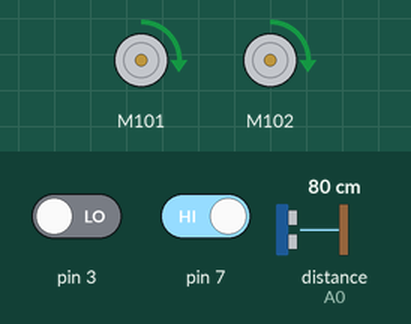
The sketch below on a simulated Arduino Uno, built with avr-gcc and run on an emulated ATmega328P. Shown: 2 × DC motor (green arrow = forward, orange = backward, longer = faster). Inputs (shaded band) come from the test bench; at power-on: distance to the obstacle (sensor on A0) 80 cm, pin 3 LOW, pin 7 HIGH.

Above: at 1.3 s.
1.4 s: distance to the obstacle (sensor on A0) set to 6 cm
2.9 s: distance to the obstacle (sensor on A0) set to 3 cm
At 3.5 s:
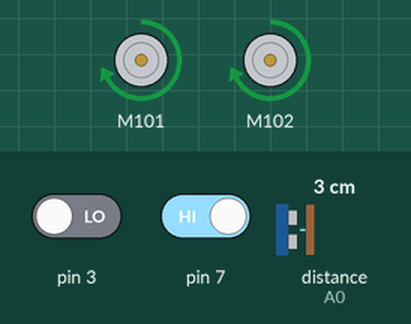
4.6 s: distance to the obstacle (sensor on A0) set to 9 cm
At 5.9 s:
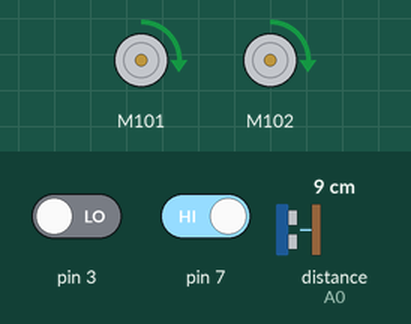
6.2 s: distance to the obstacle (sensor on A0) set to 2 cm
At 7.5 s:
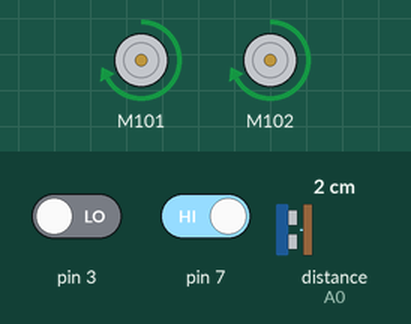
7.8 s: pin 3 driven HIGH and pin 7 driven LOW
At 15.0 s:
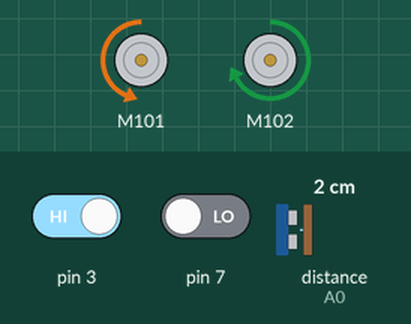
Timing chart, 0 to 19.2 s (numbered marks = the images above; inputs shaded):
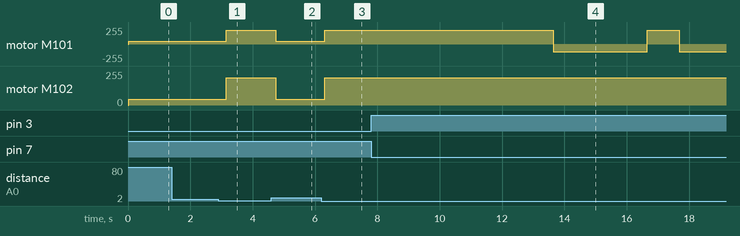

Measured:
- the behaviour switches between 5 and 4 cm on distance to the obstacle (sensor on A0) (found by bisection; images 0 and 1)
- after the input at 1.4 s, every drawn part: stays the same
- after the input at 2.9 s, motor M101, motor M102: forward 43/255 → forward 204/255 after 0.25 s
- after the input at 4.6 s, motor M101, motor M102: forward 204/255 → forward 43/255 after 0.15 s
- after the input at 6.2 s, motor M101, motor M102: forward 43/255 → forward 204/255 after 0.12 s
- after the input at 7.8 s, motor M101: forward 204/255 → backward 114/255 after 5.8 s, → forward 204/255 3.0 s later, → backward 114/255 1.0 s later

The sketch:

distance_et_vitesse.ino
```cpp
//Bibliotheque pour piloter les moteurs I2C
#include "Grove_I2C_Motor_Driver.h"
// adresse materiel par defaut de la commande
#define I2C_Adress 0x0f
#include <Wire.h>
#include <LiquidCrystal_I2C.h>

// Set the LCD address to 0x27 for a 16 chars and 2 line display
LiquidCrystal_I2C lcd(0x27, 16, 2);

///////////////////***** start of Sharp IR
#include <SharpIR.h>

#define IR A0 // define Sharp IR signal pin
#define model 430 // the model of the IR module
/*
 * GP2Y0A02YK0F --> "20150"
 GP2Y0A21YK --> "1080"
 GP2Y0A710K0F --> "100500"
  GP2YA41SK0F --> "430"
 */

SharpIR SharpIR(IR, model);
/////////////////////**** end of Sharp IR

/*-------définir les constantes------*/
   int RS;
   int LS;
   int cont=0;
   int temps;
   int temps_clone;
   int temps_final;
   int Distance;
   int vitesse;

void setup() {
        // put your setup code here, to run once:
        Motor.begin(I2C_Adress);
        pinMode(RS, INPUT);
        pinMode(LS, INPUT);
        Serial.begin(9600);
    }

void loop() {
        // broche
        RS = digitalRead(7);
        LS = digitalRead(3);
        //nombre de tour
        tour1(cont);tour2(cont);tour3(cont);tour4(cont);
   }

void tour1(int val){
        Motor.speed(MOTOR1,80 );
        Motor.speed(MOTOR2,80);
          //condition de depart
          while(cont < 4){
            Motor.speed(MOTOR1,80 );
            Motor.speed(MOTOR2,80);
                //start of loop Robojax code for LCD with I2C
            lcd.clear();
            lcd.print("ACAR IR Test");
            lcd.setCursor (0,1); // go to start of 2nd line
            int dis=SharpIR.distance();// gets the distance in cm
            String distance = String(dis);
            distance ="Distance: "+distance+"cm";
            lcd.print(distance);
                //lcd.print(millis() / 1000);

            if(dis >= 5){
                Motor.speed(MOTOR1, 17);
                Motor.speed(MOTOR2,17);

                if(temps!=0 && temps_clone==0){
                    temps_final=temps;
                    Serial.print("Distance: ");
                    Distance = (temps_final*vitesse)/10;      // formule permettant d'obtenir la distance en cm
                    //Serial.print(temps_final);
                    Serial.print(Distance);      // affichage de la distance
                    Serial.println(" cm");
                }

            }else{
               Motor.speed(MOTOR1, 80);
               Motor.speed(MOTOR2,80);
                  }
  delay(500);

          cont =cont +1;
        }
       if(cont==4){
           if(RS == LOW && LS == HIGH){
        Motor.speed(MOTOR1,-45 );
        Motor.speed(MOTOR2,80);
         delay(3000);
        Motor.speed(MOTOR1,80 );
        Motor.speed(MOTOR2,80);

          }
        }
        cont=0;
}

  void tour2(int val){
        Motor.speed(MOTOR1,80 );
        Motor.speed(MOTOR2,80);

         while(cont < 2){
            Motor.speed(MOTOR1,80 );
            Motor.speed(MOTOR2,80);
            //start of loop Robojax code for LCD with I2C
            lcd.clear();
            lcd.print("ACAR IR Test");
            lcd.setCursor (0,1); // go to start of 2nd line
            int dis=SharpIR.distance();// gets the distance in cm
            String distance = String(dis);
            distance ="Distance: "+distance+"cm";
            lcd.print(distance);
            //lcd.print(millis() / 1000);

            if(dis >= 5){
                Motor.speed(MOTOR1, 17);
                Motor.speed(MOTOR2,17);

                if(temps!=0 && temps_clone==0){
                    temps_final=temps;
                    Serial.print("Distance: ");
                    Distance = (temps_final*vitesse)/10;      // formule permettant d'obtenir la distance en cm
                    //Serial.print(temps_final);
                    Serial.print(Distance);      // affichage de la distance
                    Serial.println(" cm");
                }

              }else{
                  Motor.speed(MOTOR1, 80);
                  Motor.speed(MOTOR2,80);
              }
              delay(500);
              cont =cont +1;
        }
    if(cont==2){
        if(RS == LOW && LS == HIGH){
            Motor.speed(MOTOR1,-45 );
            Motor.speed(MOTOR2,80);
            delay(3000);
            Motor.speed(MOTOR1,80 );
            Motor.speed(MOTOR2,80);

        }
             }
    cont=0;
}

  void tour3(int val){

      Motor.speed(MOTOR1,80 );
      Motor.speed(MOTOR2,80);
         while(cont < 1){
            Motor.speed(MOTOR1,80 );
            Motor.speed(MOTOR2,80);
            //start of loop Robojax code for LCD with I2C
            lcd.clear();
            lcd.print("ACAR IR Test");
            lcd.setCursor (0,1); // go to start of 2nd line
            int dis=SharpIR.distance();// gets the distance in cm
            String distance = String(dis);
            distance ="Distance: "+distance+"cm";
            lcd.print(distance);
            //lcd.print(millis() / 1000);

            if(dis >= 5){
                Motor.speed(MOTOR1, 17);
                Motor.speed(MOTOR2,17);

                if(temps!=0 && temps_clone==0){
                    temps_final=temps;
                    Serial.print("Distance: ");
                    Distance = (temps_final*vitesse)/10;      // formule permettant d'obtenir la distance en cm
                    //Serial.print(temps_final);
                    Serial.print(Distance);      // affichage de la distance
                    Serial.println(" cm");
                 }

            }else{
                Motor.speed(MOTOR1, 80);
                Motor.speed(MOTOR2,80);
                }
      delay(500);
      cont =cont +1;
        }
            if(cont==1){

                if(RS ==LOW && LS == HIGH){
                    Motor.speed(MOTOR1,-45 );
                    Motor.speed(MOTOR2,80);
                    delay(3000);
                    Motor.speed(MOTOR1,80 );
                    Motor.speed(MOTOR2,80);

                }
            }
          cont=0;

  }

  void tour4(int val){

      Motor.speed(MOTOR1,80 );
      Motor.speed(MOTOR2,80);

          while(cont <=3){
              Motor.speed(MOTOR1,80 );
              Motor.speed(MOTOR2,80);
              //start of loop Robojax code for LCD with I2C
              lcd.clear();
              lcd.print("ACAR IR Test");
              lcd.setCursor (0,1); // go to start of 2nd line
              int dis=SharpIR.distance();// gets the distance in cm
              String distance = String(dis);
              distance ="Distance: "+distance+"cm";
              lcd.print(distance);
              //lcd.print(millis() / 1000);

              if(dis >= 5){
                  Motor.speed(MOTOR1, 17);
                  Motor.speed(MOTOR2,17);

                  if(temps!=0 && temps_clone==0){
                      temps_final=temps;
                      Serial.print("Distance: ");
                      Distance = (temps_final*vitesse)/10;      // formule permettant d'obtenir la distance en cm
                      //Serial.print(temps_final);
                      Serial.print(Distance);      // affichage de la distance
                      Serial.println(" cm");
                  }

              }else{
                  Motor.speed(MOTOR1, 80);
                  Motor.speed(MOTOR2,80);
              }
              delay(500);
              //end of loopcode Robojax code for LCD with I2C
              cont =cont +1;
         }

              if(cont==4){
                  if(RS == LOW && LS == HIGH){
                      Motor.speed(MOTOR1,-45 );
                      Motor.speed(MOTOR2,80);
                      delay(3000);
                      Motor.speed(MOTOR1,80 );
                      Motor.speed(MOTOR2,80);
                  }
              }
              cont=0;
}
```
